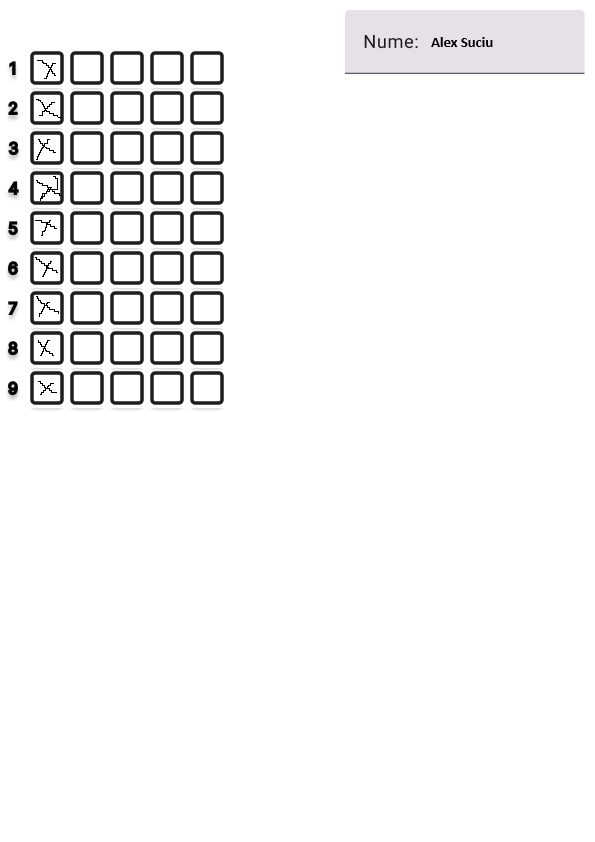
#> input picture backend/python/elev.png, 595 x 842 px
$ python verificareGrila.py barem.png elev.png
#> lines starting #> are read from the running program, lines starting #| are printed output that depends on the picture; after the words box and inside, x2 and y2 are one past the last pixel; in counts of white or black regions, pixels touching at a corner belong together
import cv2
import numpy as np
import base64
import json
import sys
from sklearn.cluster import KMeans
import easyocr

# [19 lines left out: functions convert_numpy_types, image_to_base64, not called in this run]

def extract_name_from_input(image_path, x=142, y=24, w=439, h=50):
    """Extract name from input field"""
#> called with image_path = 'elev.png', x = 142, y = 24, w = 439, h = 50
    try:
        # Check if easyocr is available
        if easyocr is None:
            return {"error": "EasyOCR nu este instalat. Rulează: pip install easyocr"}

        img = cv2.imread(image_path)
#> img is the input picture: shape (842, 595, 3); mean B, G, R 245.1, 244.8, 245
        if img is None:
            return {"error": "Nu s-a putut încărca imaginea"}

        x, y, w, h = int(x), int(y), int(w), int(h)

        img_height, img_width = img.shape[:2]
#> img_height = 842; img_width = 595
        if x + w > img_width or y + h > img_height:
            w = min(w, img_width - x)
            h = min(h, img_height - y)

        name_roi = img[y:y+h, x:x+w]
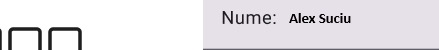
#> name_roi: shape (50, 439, 3); mean B, G, R 231.8, 227.1, 230.2

        if name_roi.size == 0:
            return {"error": "ROI gol pentru numele"}

        gray_roi = cv2.cvtColor(name_roi, cv2.COLOR_BGR2GRAY)

        # Enhance the image for better OCR
        scale_factor = 3
        enlarged = cv2.resize(gray_roi, None, fx=scale_factor, fy=scale_factor, interpolation=cv2.INTER_CUBIC)
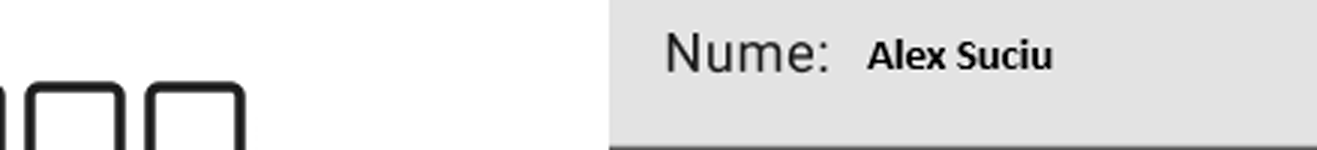
#> enlarged: shape (150, 1317); min 0, max 255, mean 228.5

        # Apply CLAHE for better contrast
        clahe = cv2.createCLAHE(clipLimit=2.0, tileGridSize=(8,8))
        enhanced = clahe.apply(enlarged)

        # Denoise
        denoised = cv2.fastNlMeansDenoising(enhanced)

        # Threshold
        _, binary = cv2.threshold(denoised, 0, 255, cv2.THRESH_BINARY + cv2.THRESH_OTSU)
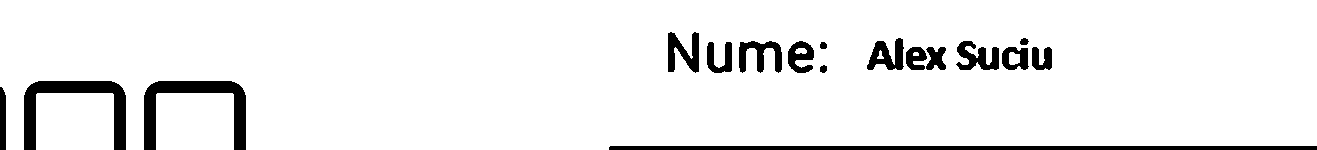
#> binary: shape (150, 1317); 93.2% white; 17 black regions, largest, box (x1, y1, x2, y2) and area: (609, 146, 1317, 150) 2831, (24, 81, 126, 150) 2456, (144, 81, 246, 150) 2456

        if np.mean(binary) > 127:
            binary = cv2.bitwise_not(binary)

        # Clean up
        kernel = np.ones((2,2), np.uint8)
        cleaned = cv2.morphologyEx(binary, cv2.MORPH_CLOSE, kernel)
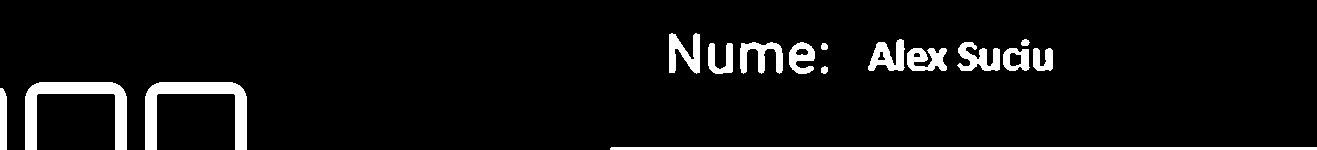
#> cleaned: shape (150, 1317); 6.5% white; 16 white regions, largest, box (x1, y1, x2, y2) and area: (25, 82, 127, 150) 2432, (145, 82, 247, 150) 2432, (610, 147, 1317, 150) 2120

        # OCR
#> (the run stopped early here; a loop or call above may not have finished)
